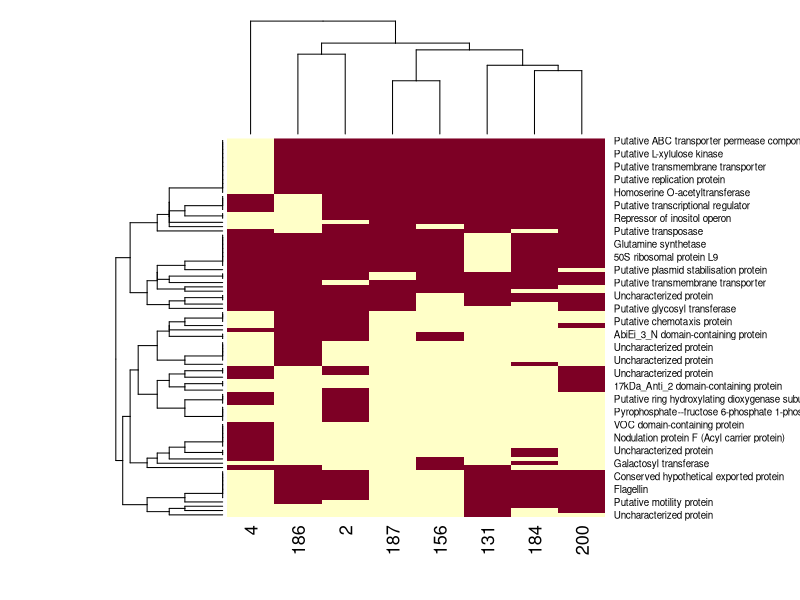
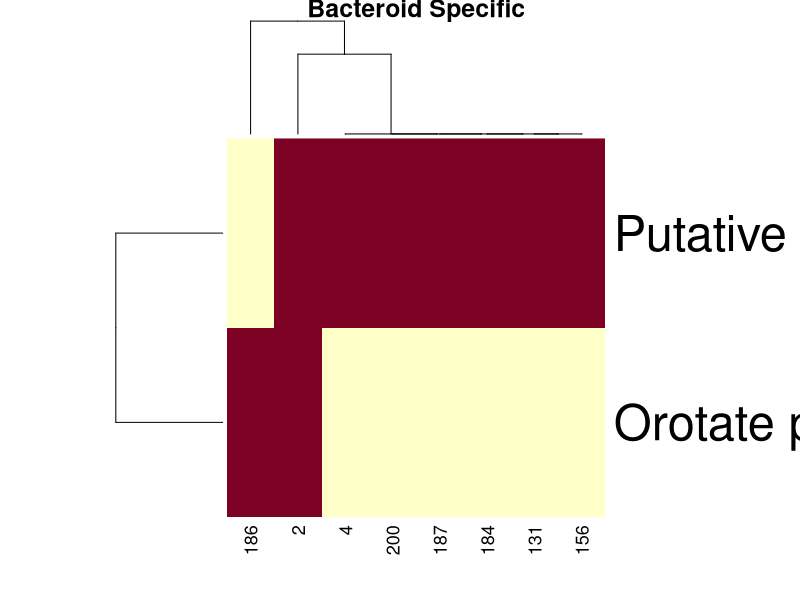
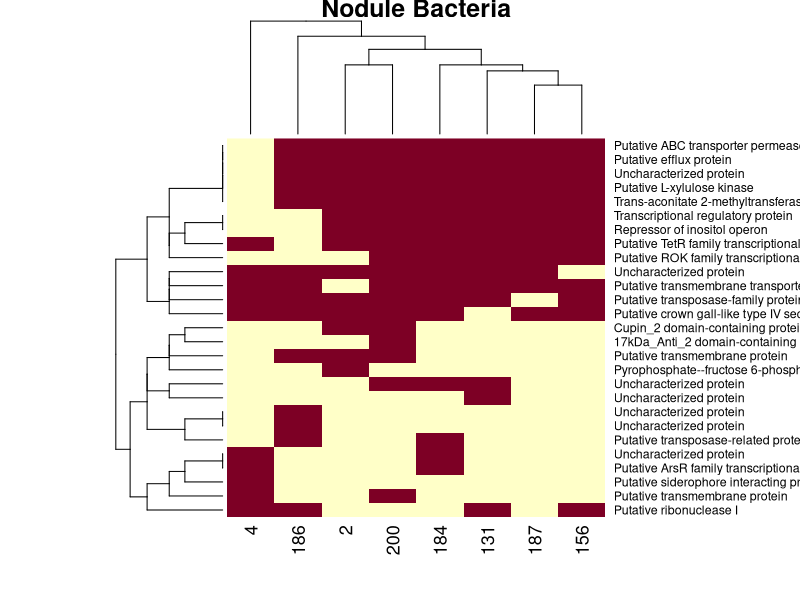
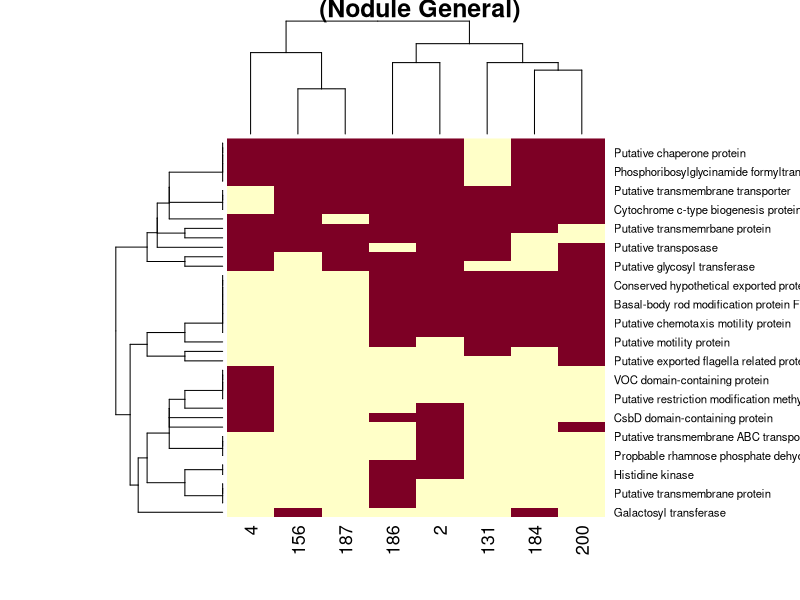

Reproduce these figures in R, in order. (Note: this script raises an error after producing the figures.)
################################################################################
# Visualize competition gene matrix based on Wheatley 2020 from BLAST analysis #
################################################################################

# Load competition gene matrix
matBacteroidSpecific <- read.csv(file='../data/competition_matrix_BacteroidSpecific.csv', sep=',', header=T)
matNoduleBacteria <- read.csv(file='../data/competition_matrix_NoduleBacteria.csv', sep=',', header=T)
matNoduleGeneral <- read.csv(file='../data/competition_matrix_NoduleGeneral.csv', sep=',', header=T)
matRhizosphereRoot <- read.csv(file='../data/competition_matrix_RhizosphereRoot.csv', sep=',', header=T)
matRhizosphereProgressive <- read.csv(file='../data/competition_matrix_RhizosphereProgressive.csv', sep=',', header=T)
matRootSpecific <- read.csv(file='../data/competition_matrix_RootSpecific.csv', sep=',', header=T)
matSuarez <- read.csv(file='../data/competition_matrix_suarez.csv', sep=',', header=T)

colnames(matBacteroidSpecific) <- c('geneName', '131', '156', '184', '186', '187', '2', '200', '4', 'geneDesc')
colnames(matNoduleBacteria) <- c('geneName', '131', '156', '184', '186', '187', '2', '200', '4', 'geneDesc')
colnames(matNoduleGeneral) <- c('geneName', '131', '156', '184', '186', '187', '2', '200', '4', 'geneDesc')
colnames(matRhizosphereRoot) <- c('geneName', '131', '156', '184', '186', '187', '2', '200', '4', 'geneDesc')
colnames(matRootSpecific) <- c('geneName', '131', '156', '184', '186', '187', '2', '200', '4', 'geneDesc')
colnames(matRhizosphereProgressive) <- c('geneName', '131', '156', '184', '186', '187', '2', '200', '4', 'geneDesc')
colnames(matSuarez) <- c('geneName', '131', '156', '184', '186', '187', '2', '200', '4', 'geneDesc')

matWheatley <- rbind(matBacteroidSpecific, matNoduleBacteria)
matWheatley <- rbind(matWheatley, matNoduleGeneral)
matWheatley <- rbind(matWheatley, matRhizosphereRoot)
matWheatley <- rbind(matWheatley, matRootSpecific)
matWheatley <- rbind(matWheatley, matRhizosphereProgressive)

  
plotMatHeatmap <- function(matrix, title) {
  colnames(matrix)[1] <- 'geneName'
  colnames(matrix) <- gsub('X', '', colnames(matrix))
  colnames(matrix) <- c('geneName', '131', '156', '184', '186', '187', '2', '200', '4', 'geneDesc')
  #rownames(matrix) <- matrix$geneName
  matrix = matrix[which(rowSums(matrix[2:9]) != 8 & rowSums(matrix[2:9]) != 0), ]
  heatmap(data.matrix(matrix[2:9]), scale='none', main=title, 
          labRow = matrix$geneDesc)
}


# plot heatmap
#pdf('/Users/arafat/GDrive/Sachs/Chapter1_Competition/Competition_study/Competition_genes/wheatley.pdf',
#    width=25, height=20)
plotMatHeatmap(matWheatley, '')
#dev.off()

plotMatHeatmap(matBacteroidSpecific, 'Bacteroid Specific')
plotMatHeatmap(matNoduleBacteria, 'Nodule Bacteria')
plotMatHeatmap(matNoduleGeneral, ' (Nodule General)')
plotMatHeatmap(matRhizosphereRoot, 'Rhizoshere and Root')
plotMatHeatmap(matRhizosphereProgressive, 'Rhizosphere Progressive')
plotMatHeatmap(matRootSpecific, 'Root Specific')
plotMatHeatmap(matSuarez, '')
matSuarez[which(matSuarez$geneDesc == 'M'),'geneDesc'] = 'MOSC domain-containing protein'
plotMatHeatmap(matSuarez, '')


# Combine Suarez and Wheatley
matCombined <- rbind(matSuarez, matWheatley)
dim(matCombined)
# Investigate particular contrasts
# 131 vs 156
contrast131_156 <- matCombined[which(rowSums(matCombined[,c('131','156')]) == 1) ,c('131','156', 'geneDesc')]
contrast131 <- matCombined[which(matCombined$`131`== 1 & rowSums(matCombined[,2:9]) == 1),c('131','156', 'geneDesc')]
contrast156 <- matCombined[which(matCombined$`156`== 1 & rowSums(matCombined[,2:9]) == 1),c('131','156', 'geneDesc')]
heatmap(data.matrix(contrast131_156[,c('131','156')]), labRow=contrast131_156$geneDesc)
plotMatHeatmap(matCombined, 'Combined')

# 156 vs. rest excluding 131
head(matCombined)
matCombined[which(matCombined$`156`== 1 & rowSums(matCombined[,4:9]) == 0),]
matCombined[which(matCombined$`131`== 1 & rowSums(matCombined[,4:9]) == 0),]
matCombined[which(matCombined$`131`== 1 & rowSums(matCombined[,4:9]) == 0),]


################
# PCA Analysis #
################
library(ggfortify)

colnames(matBacteroidSpecific) <- c('geneName', '131', '156', '184', '186', '187', '2', '4', '200', 'geneDesc')
colnames(matNoduleBacteria) <- c('geneName', '131', '156', '184', '186', '187', '2', '4', '200', 'geneDesc')
colnames(matNoduleGeneral) <- c('geneName', '131', '156', '184', '186', '187', '2', '4', '200', 'geneDesc')
colnames(matRhizosphereRoot) <- c('geneName', '131', '156', '184', '186', '187', '2', '4', '200', 'geneDesc')
colnames(matRhizosphereProgressive) <- c('geneName', '131', '156', '184', '186', '187', '2', '4', '200', 'geneDesc')
colnames(matRootSpecific) <- c('geneName', '131', '156', '184', '186', '187', '2', '4', '200', 'geneDesc')

matBacteroidSpecific$cat <- 'Bacteroid Specific'
matNoduleBacteria$cat <- 'Nodule Bacteria Specific'
matNoduleGeneral$cat <- 'Nodule General'
matRhizosphereRoot$cat <- 'Rhizosphere Root'
matRhizosphereProgressive$cat <- 'Rhizosphere Progressive'
matRootSpecific$cat <- 'Rhizosphere Specific'

finalMat <- rbind(matBacteroidSpecific, matNoduleBacteria)
finalMat <- rbind(finalMat, matNoduleGeneral)
finalMat <- rbind(finalMat, matRhizosphereRoot)
finalMat <- rbind(finalMat, matRhizosphereProgressive)
finalMat <- rbind(finalMat, matRootSpecific)
finalMat <- finalMat[which(rowSums(finalMat[2:9]) != 8),]

finalMatPCA <- prcomp(finalMat[2:9], center = TRUE)

autoplot(finalMatPCA, data=finalMat, loadings=T, loadings.label = TRUE, colour='cat')
